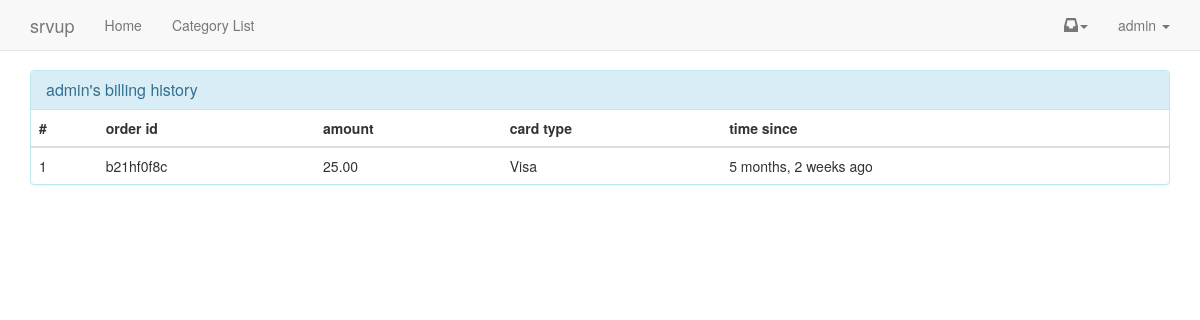
/billing/history/ (signed in), run on the app's committed database.
### account/models.py (models this page shows, shortened)
class MyUser(AbstractBaseUser):
    username = models.CharField(
        max_length=255,
        unique=True,)
    email = models.EmailField(
        max_length=255,
        unique=True,
    )
    first_name = models.CharField(
        max_length=255,
        null=True,
        blank=True)
    last_name = models.CharField(
        max_length=255,
        null=True,
        blank=True)
    is_member = models.BooleanField(default=False, verbose_name='Is Paid Member')
    is_active = models.BooleanField(default=True)
    is_admin = models.BooleanField(default=False)
    objects = MyUserManager()
    USERNAME_FIELD = 'username'
    REQUIRED_FIELDS = ['email']

### billing/models.py (models this page shows, shortened)
class Transaction(models.Model):
    user = models.ForeignKey(settings.AUTH_USER_MODEL)
    transaction_id = models.CharField(max_length=256) #braintree or stripe
    amount = models.DecimalField(max_digits=100, decimal_places=2)
    card_type = models.CharField(max_length=256) #paypal
    last_four = models.PositiveIntegerField(null=True, blank=True)
    success = models.BooleanField(default=True) #if fail then status log errors
    transaction_status = models.CharField(max_length=256, null=True, blank=True)
    order_id = models.CharField(max_length=256)
    timestamp = models.DateTimeField(auto_now=False, auto_now_add=True)
    objects = TransactionManager()
    class Meta:
        ordering = ['-timestamp']

### billing/views.py (the view)
# urls.py: url(r'^billing/history/$', 'billing.views.history', name='history'),
@login_required
def history(request):
    histories = request.user.transaction_set.get_success()
    return render(request, 'billing/history.html', {'queryset': histories})

### billing/models.py (called while the page is built)
    def success(self):
        return self.filter(success=True)

    def get_queryset(self):
        return TransactionQuerySet(self.model, using=self._db)

    def get_success(self):
        return self.get_queryset().success()

### templates/billing/history.html
{% extends "base.html" %}
{%  load humanize %}
{% block content %}
<div row>
<div col-sm-6 col-sm-offset-3>
<div class="panel panel-info">
  <div class="panel-heading">
  <h3 class="panel-title">{{ request.user }}'s billing history</h3>
  </div>
<table class="table">
    <thead>
        <th>#</th>
        <th>order id</th>
        <th>amount</th>
        <th>card type</th>
        <th>time since</th>
    </thead>
    <tbody>
        {% for obj in queryset %}
        <tr>
            <td>{{forloop.counter}}</td>
            <td>{{obj.order_id}}</td>
            <td>{{obj.amount}}</td>
            <td>{{obj.card_type}}</td>
            <td>{{obj.timestamp | naturaltime }}</td>
        </tr>
        {% endfor %}
    </tbody>
</table>
</div>
</div></div>
{% endblock %}

### templates/navbar.html (shortened to what this page needs)
    <nav class="navbar navbar-default navbar-static-top">
      <div class="container">
        <div class="navbar-header">
          <a class="navbar-brand" href="#">srvup</a>
        </div>
        <div id="navbar" class="navbar-collapse collapse">
          <ul class="nav navbar-nav">
            <li><a href="{% url 'home' %}">Home</a></li>
            <li><a href="{% url 'category_list' %}">Category List</a></li>
          </ul>
          <ul class="nav navbar-nav navbar-right">
          {% if user.is_authenticated %}
             <li class="dropdown">
              <a href="#" class="dropdown-toggle notification-toggle" data-toggle="dropdown" role="button" aria-expanded="false"><span class="glyphicon glyphicon-inbox" aria-hidden="true"></span><span class="caret"></span></a>
            </li>
            <li class="dropdown">
              <a href="#" class="dropdown-toggle"  id="dropdownUser" data-toggle="dropdown" aria-haspopup="true" aria-expanded="false">{{ user }} <span class="caret"></span></a>
            </li>
            {% else %}
              {% if request.get_full_path == "/" %}
              {% else %}
                <li><a href="{% url 'login' %}">Login</a></li>
                <li><a href="{% url 'register' %}">Register</a></li>
              {% endif %}
          {% endif %}
          </ul>
        </div>
      </div>
    </nav>

### data on the page
MyUser: username "admin", user "admin"
Transaction: order_id "b21hf0f8c", amount "25.00", card_type "Visa", timestamp "5 months, 2 weeks ago"
